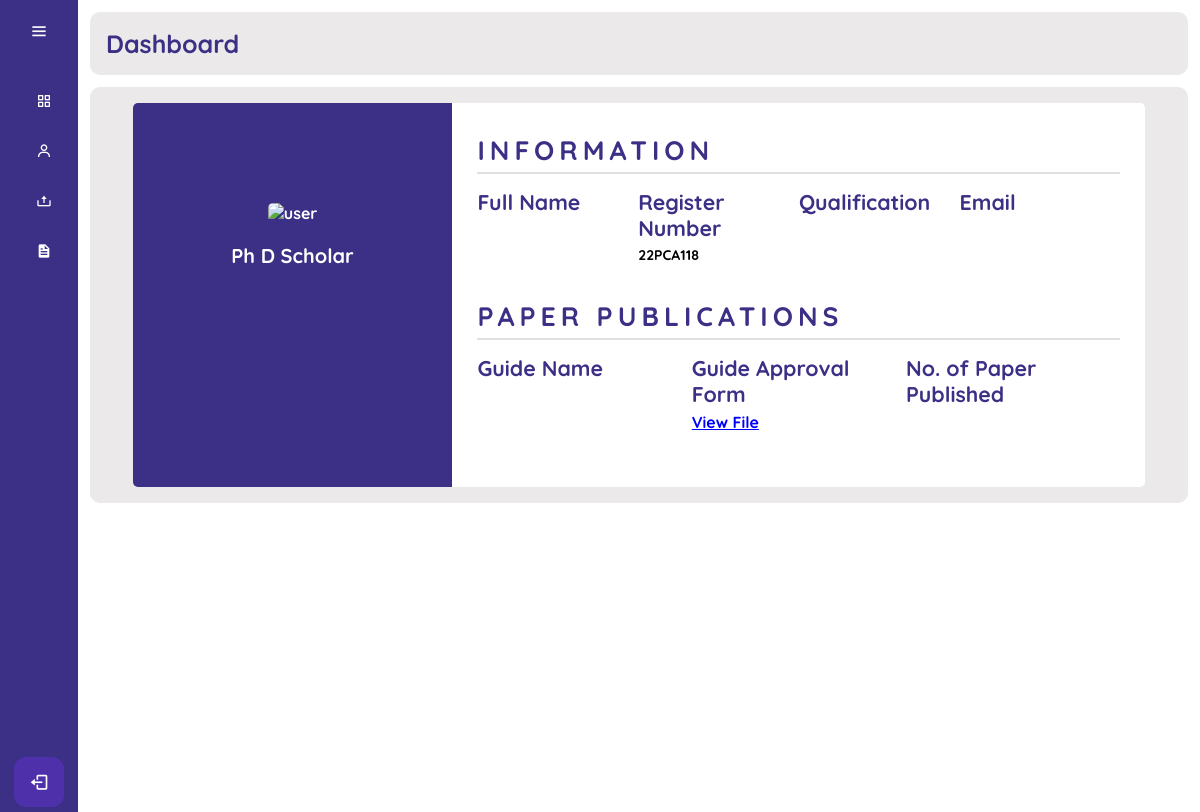
Page /SD/profile.php on the earlier database version.
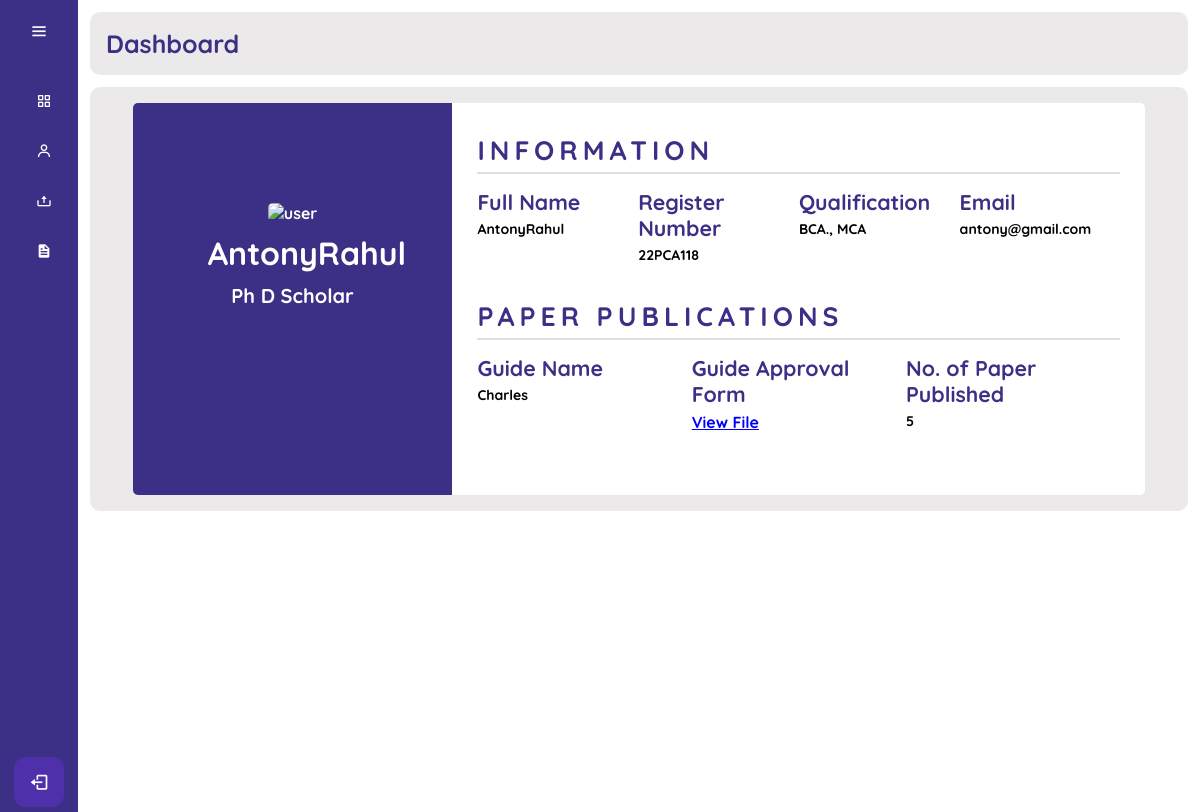
Same page on the later database version.
### tables this page shows
CREATE TABLE IF NOT EXISTS `staff_detail` (
  `s_id` varchar(100) NOT NULL,
  `unam` varchar(100) NOT NULL,
  `email` varchar(100) NOT NULL,
  `name` varchar(100) NOT NULL,
  `guidename` varchar(100) NOT NULL,
  `quali` varchar(100) NOT NULL,
  `npaper` int NOT NULL,
  UNIQUE KEY `s_id` (`s_id`)
);

### SD/profile.php (the view, shortened to what this page needs)
<!DOCTYPE html>
<html lang="en">
<head>
    <link href='https://unpkg.com/boxicons@2.1.4/css/boxicons.min.css' rel='stylesheet'>
    <link rel="stylesheet" href="profile.css" />
    <link rel="stylesheet" href="dstyle.css">
</head>
<body>
    <?php include "dashboard.php"; ?>
    <?php
    include("../database/dbase.php");
    $sql = "Select * from staff_detail where s_id";
    $result = mysqli_query($cn, "$sql");
    $row = $result->fetch_assoc();
    $profilename = $row['name'];
    $quali = $row['quali'];
    $email = $row['email'];
    $guidename = $row['guidename'];
    $paper = $row['npaper'];
    ?>
    <div class="profilecard">
        <div class="wrapper">
            <div class="left">
                <img src="https://makepassportphoto.com/passport_photo.jpeg" alt="user">
                <h4><?php echo $profilename ?></h4>
                <p>Ph D Scholar</p>
            </div>
            <div class="right">
                <div class="info">
                    <h3>Information</h3>
                    <div class="info_data">
                        <div class="data">
                            <h4>Full Name</h4>
                            <p><?php echo $profilename ?></p>
                        </div>
                        <div class="data">
                            <h4>Register Number</h4>
                            <p>22PCA118</p>
                        </div>
                        <div class="data">
                            <h4>Qualification</h4>
                            <p><?php echo $quali ?></p>
                        </div>
                        <div class="data">
                            <h4>Email</h4>
                            <p><?php echo $email ?></p>
                        </div>
                    </div>
                </div>
                <div class="projects">
                    <h3>Paper Publications</h3>
                    <div class="projects_data">
                        <div class="data">
                            <h4>Guide Name</h4>
                            <p><?php echo $guidename ?></p>
                        </div>
                        <div class="data">
                            <h4>Guide Approval Form</h4>
                            <a href="#">View File</a>
                        </div>
                        <div class="data">
                            <h4>No. of Paper Published</h4>
                            <p><?php echo $paper ?></p>
                        </div>
                    </div>
                </div>
            </div>
        </div>
    </div>
</body>
</html>

### SD/dashboard.php (shortened to what this page needs)
<!DOCTYPE html>
<html lang="en">
<head>
    <link href='https://unpkg.com/boxicons@2.1.4/css/boxicons.min.css' rel='stylesheet'>
    <link rel="stylesheet" href="dstyle.css"/>
    <link rel="stylesheet" href="https://unicons.iconscout.com/release/v4.0.0/css/line.css">
</head>
<body>
 <div class="sidebar">
    <div class="logo_content">
        <i class="bx bx-menu" id="btn"></i>
    </div>
    <ul class="nav_list">
        <li>
            <a href="dashboard.php">
                <i class="bx bx-grid-alt"></i>
            </a>
        </li>
        <li>
            <a href="profile.php">
                <i class="bx bx-user"></i>
            </a>
        </li>
        <li>
            <a href="uploadfile.php">
            <i class='bx bx-upload' ></i>
            </a>
        </li>
        <li>
            <a href="#">
            <i class='bx bxs-file'></i>
            </a>
        </li>
    </ul>
    <div class="profile_content">
        <div class="profile">
            <a href="logout.php">
            <i class="bx bx-log-out" id="log_out"></i>
            </a>
        </div>
    </div>
 </div>
 <div class="home_content">
    <div class="text"><h4>Dashboard</h4></div>
 </div>
</body>
</html>

### SD/profile.css (style rules this page uses)
.profilecard { position: relative; height: 100%; width: calc(100% - 78px); left: 78px; transition: all 0.5s ease; }
.profilecard .wrapper { background: #ebe9e9; padding: 1rem; border-radius: 10px; color: #3B3086; margin: 12px; }
.wrapper { justify-content: center; display: flex; }
.wrapper .left { width: 30%; background: #3B3086; padding: 100px 75px; border-top-left-radius: 5px; border-bottom-left-radius: 5px; text-align: center; color: #fff; }
.wrapper .left img { height: 300px; width: 250px; border-radius: 5px; margin-bottom: 10px; }
.wrapper .left h4 { margin-bottom: 10px; font-size: 24pt; }
.wrapper .left p { font-size: 20px; }
.wrapper .right { width: 65%; background: #fff; padding: 30px 25px; border-top-right-radius: 5px; border-bottom-right-radius: 5px; }
.wrapper .right .info, .wrapper .right .projects { margin-bottom: 25px; }
.wrapper .right .info h3, .wrapper .right .projects h3 { font-size: 20pt; margin-bottom: 15px; padding-bottom: 5px; border-bottom: 2px solid #e0e0e0; color: #3B3086; text-transform: uppercase; letter-spacing: 5px; }
.wrapper .right .info_data, .wrapper .right .projects_data { display: flex; justify-content: space-between; }
.wrapper .right .projects_data a { transition: all 0.3s ease; color: blue; }
.wrapper .right .info_data .data, .wrapper .right .projects_data .data { width: 45%; }
.wrapper .right .info_data .data h4, .wrapper .right .projects_data .data h4 { color: #3B3086; font-size: 16pt; margin-bottom: 5px; }
.wrapper .right .info_data .data p, .wrapper .right .projects_data .data p { font-size: 14px; margin-bottom: 10px; color: black; }

### SD/dstyle.css (style rules this page uses)
* { margin: 0; padding: 0; box-sizing: border-box; font-weight: bold; font-family: 'Quicksand', sans-serif; }
body { position: relative; min-height: 100vh; width: 100%; overflow: hidden; }
.sidebar { position: fixed; top: 0; left: 0; height: 100%; width: 78px; background: #3B3086; padding: 6px 14px; transition: all 0.5s ease; }
.sidebar #btn { position: absolute; color: #fff; left: 50%; top: 6px; font-size: 20px; height: 50px; width: 50px; text-align: center; line-height: 50px; transform: translateX(-50%); }
.sidebar ul { margin-top: 20px; }
.sidebar ul li { position: relative; height: 50px; width: 100%; margin: 0 5px; list-style: none; line-height: 50px; }
.sidebar ul li a { color: #fff; font-weight: bold; display: flex; align-items: center; text-decoration: none; transition: all 0.3s ease; border-radius: 12px; white-space: nowrap; }
.sidebar ul li i { height: 50px; min-width: 50px; border-radius: 12px; line-height: 50px; text-align: center; }
.sidebar .profile_content { position: absolute; color: #fff; bottom: 0; left: 0; width: 100%; }
.sidebar .profile_content .profile { position: relative; padding: 10px 6px; height: 60px; background: none; transition: all 0.3s ease; }
.profile a { color: #fff; }
.profile #log_out { position: absolute; left: 50%; bottom: 5px; transform: translateX(-50%); min-width: 50px; line-height: 50px; font-size: 20px; border-radius: 12px; text-align: center; transition: all 0.3s ease ; background: #4E31AA; }
.home_content { position: relative; height: 100%; width: calc(100% - 78px); left: 78px; transition: all 0.5s ease; }
.home_content .text { background: #ebe9e9; padding: 1rem; border-radius: 10px; font-size: 25px; font-weight: 500; color: #3B3086; margin: 12px; }

Differences in the rows shown:
added staff_detail: name "AntonyRahul", quali "BCA., MCA", email "antony@gmail.com", guidename "Charles", npaper "5"
